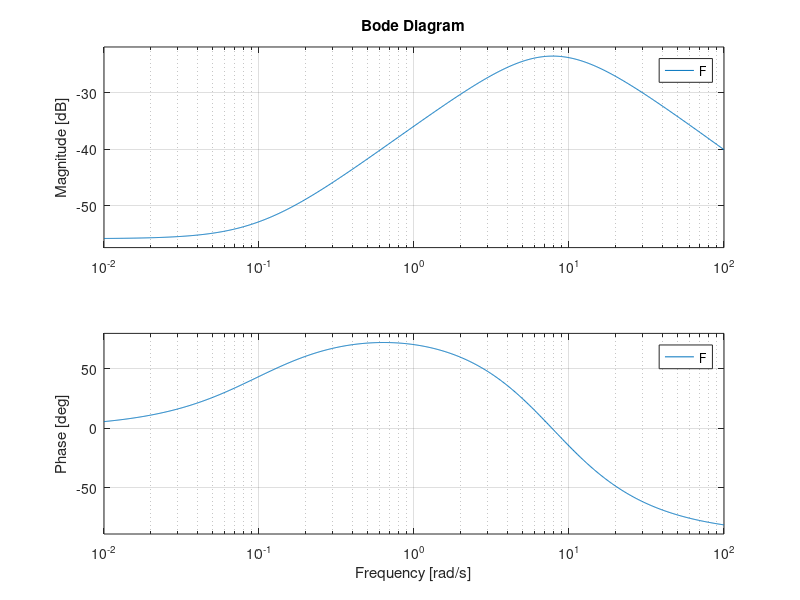

This chart was generated by the following MATLAB code:
%% MR2007 hw3 fall 2019

zeta = 0.95;
omega_n = 2.5*pi;

F = tf([1, 0.1], [1, 2*zeta*omega_n, omega_n^2]);

figure(1)
clf
bode(F)
